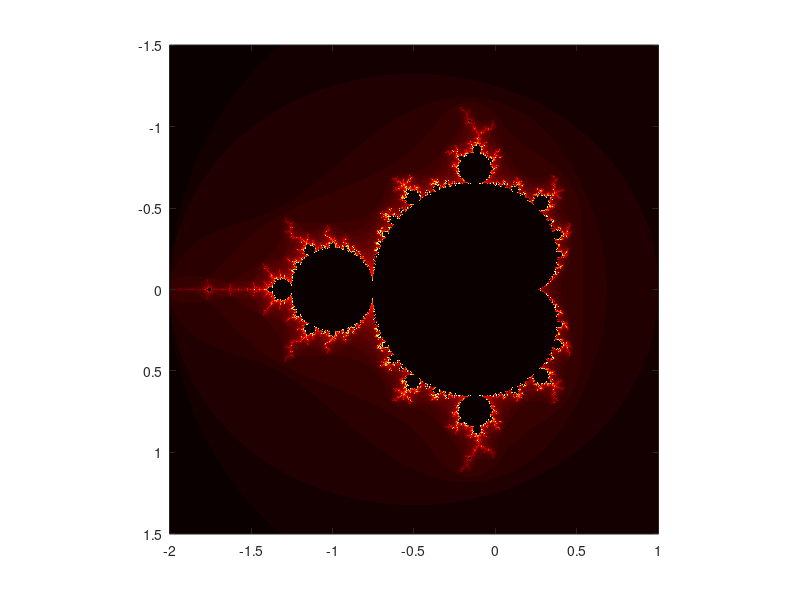

This figure's MATLAB source:
function mandelbrot
    n = 1000; %number of values within x and y vectors
    niter = 80; %number of iterations of Mandelbrot iterative formula.
    x0 = -2; x1 = 1; %setting x limits for plot (domain)
    y0 = -1.5; y1 = 1.5; %setting y limits for plot (range)
    x = linspace(x0, x1, n); %create vector of x values
    y = linspace(y0, y1, n); %create vector of y values
    %The two lines below set up an nxn matrix C, which contains all of the
    %combinations of complex numbers possible by assigning the real component
    %to a value in the x vector, and the imaginary component to a value in the
    %y vector.
    [X,Y] = meshgrid(x,y);
    C = X + 1i * Y;
    %initializing Z and K matrices
    Z = zeros(size(C)); %Z is a matrix containing all the z values after each iteration.
    K = zeros(size(C)); %K is a matrix that includes values that count how many iterations occur until divergance occurs.
    %Note: If K is 0, that means it z hasn't diverged.
    for index = 1:niter
        Z = Z.^2 + C; %iteration formula
        K(abs(Z) > 2 & K == 0) = index; %applying divergence criteria
    end
    %Plotting the Mandelbrot set
    imagesc([x0 x1],[y0 y1],K)
    colormap hot
    axis square
end
